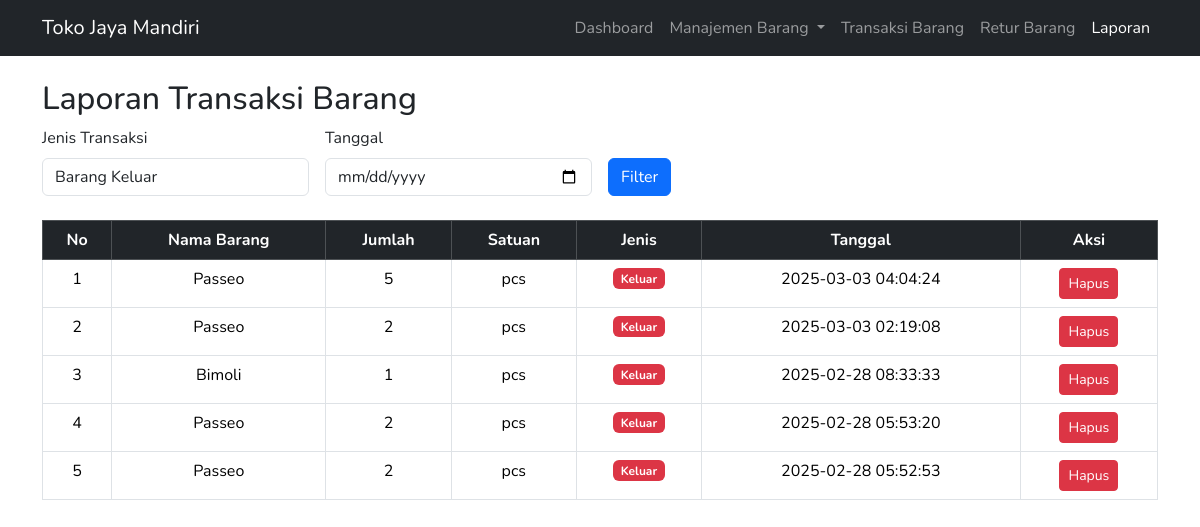
/laporan.php?jenis=keluar, run on the app's committed database.
### tables this page shows
CREATE TABLE `transaksi` (
  `id` int(11) NOT NULL,
  `barang_id` int(11) NOT NULL,
  `jumlah` int(11) NOT NULL,
  `jenis` enum('masuk','keluar') NOT NULL,
  `tanggal` timestamp NOT NULL DEFAULT current_timestamp()
);

CREATE TABLE `barang` (
  `id` int(11) NOT NULL,
  `nama_barang` varchar(255) NOT NULL,
  `stok` int(11) NOT NULL DEFAULT 0,
  `kategori_id` int(11) DEFAULT NULL,
  `supplier_id` int(11) DEFAULT NULL,
  `satuan` varchar(20) NOT NULL DEFAULT 'pcs'
);

### laporan.php (the view, shortened to what this page needs)
<?php
include "config/database.php";
include "partials/navbar.php";
$filter_jenis = isset($_GET['jenis']) ? $_GET['jenis'] : '';
$filter_tanggal = isset($_GET['tanggal']) ? $_GET['tanggal'] : '';
$query = "SELECT transaksi.*, barang.nama_barang, barang.satuan FROM transaksi
          JOIN barang ON transaksi.barang_id = barang.id
          WHERE 1=1";
if ($filter_jenis) {
    $query .= " AND transaksi.jenis = '$filter_jenis'";
}
$query .= " ORDER BY transaksi.tanggal DESC";
$transaksi = mysqli_query($conn, $query);
?>
<!DOCTYPE html>
<html lang="id">
<head>
    <link href="https://cdn.jsdelivr.net/npm/bootstrap@5.3.2/dist/css/bootstrap.min.css" rel="stylesheet">
</head>
<body>
<div class="container mt-4">
    <h2>Laporan Transaksi Barang</h2>
    <form method="GET" class="row g-3">
        <div class="col-md-3">
            <label class="form-label">Jenis Transaksi</label>
            <select name="jenis" class="form-control">
                <option value="keluar" <?= ($filter_jenis == 'keluar') ? 'selected' : '' ?>>Barang Keluar</option>
            </select>
        </div>
        <div class="col-md-3">
            <label class="form-label">Tanggal</label>
            <input type="date" name="tanggal" class="form-control" value="<?= $filter_tanggal ?>">
        </div>
        <div class="col-md-3 d-flex align-items-end">
            <button type="submit" class="btn btn-primary">Filter</button>
        </div>
    </form>
    <table class="table table-bordered mt-4">
        <thead class="table-dark text-center">
            <tr>
                <th>No</th>
                <th>Nama Barang</th>
                <th>Jumlah</th>
                <th>Satuan</th>
                <th>Jenis</th>
                <th>Tanggal</th>
                <th>Aksi</th>
            </tr>
        </thead>
        <tbody>
            <?php
            $no = 1;
            while ($row = mysqli_fetch_assoc($transaksi)) { ?>
                <tr class="text-center">
                    <td><?= $no++; ?></td>
                    <td><?= $row['nama_barang']; ?></td>
                    <td><?= $row['jumlah']; ?></td>
                    <td><?= $row['satuan']; ?></td>
                    <td><span class="badge bg-<?= $row['jenis'] == 'masuk' ? 'success' : 'danger' ?>">
                        <?= ucfirst($row['jenis']); ?>
                    </span></td>
                    <td><?= $row['tanggal']; ?></td>
                    <td>
                        <button class="btn btn-danger btn-sm" onclick="confirmDelete(<?= $row['id']; ?>)">Hapus</button>
                    </td>
                </tr>
            <?php } ?>
        </tbody>
    </table>
</div>
</body>
</html>

### partials/navbar.php (style rules this page uses)
body { font-family: 'Nunito', sans-serif !important; }
h2 { font-weight: 900; }

### data on the page
transaksi: barang.nama_barang "Passeo", jumlah "5", barang.satuan "pcs", jenis "Keluar", tanggal "2025-03-03 04:04:24"
transaksi: barang.nama_barang "Passeo", jumlah "2", barang.satuan "pcs", jenis "Keluar", tanggal "2025-03-03 02:19:08"
transaksi: barang.nama_barang "Bimoli", jumlah "1", barang.satuan "pcs", jenis "Keluar", tanggal "2025-02-28 08:33:33"
transaksi: barang.nama_barang "Passeo", jumlah "2", barang.satuan "pcs", jenis "Keluar", tanggal "2025-02-28 05:53:20"
transaksi: barang.nama_barang "Passeo", jumlah "2", barang.satuan "pcs", jenis "Keluar", tanggal "2025-02-28 05:52:53"
